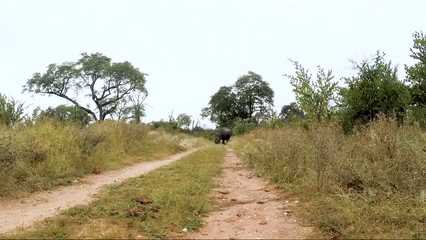
#> input picture frame 172 of videos/cameraEscondida.mp4, 426 x 240 px
$ python ex1.py
#> lines starting #> are read from the running program, lines starting #| are printed output that depends on the picture
import cv2


def detectar_movimento(video_path, threshold=0.02, num_hist=20):
#> called with video_path = 'videos/cameraEscondida.mp4', threshold = 0.02, num_hist = 20
    cap = cv2.VideoCapture(video_path)

    last_hists = []

    while True:
        ret, frame = cap.read()
#> frame is the input picture: shape (240, 426, 3); mean B, G, R 144.4, 169, 174.7

        if not ret:
            break

        gray = cv2.cvtColor(frame, cv2.COLOR_BGR2GRAY)
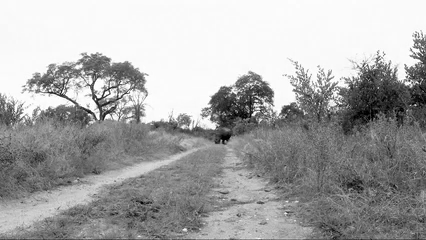
#> gray: shape (240, 426); min 0, max 255, mean 167.9

        hist = cv2.calcHist([gray], [0], None, [256], [0, 256])
#> hist = 256 values, max 15610 at index 250, min 10 at index 7, mean 399.4
        hist = cv2.normalize(hist, hist).flatten()
#> hist = 256 values, max 0.737 at index 250, min 0.000472 at index 7, mean 0.0189

        last_hists.append(hist)

        if len(last_hists) >= num_hist:
            diff = cv2.compareHist(hist, last_hists[-2], cv2.HISTCMP_CHISQR)

            print(diff)

            if diff > threshold:
                print("Movimento detectado!")
                return

            last_hists.pop(0)

    cap.release()
    print("Nenhum movimento detectado.")


detectar_movimento("videos/cameraEscondida.mp4")

$ run again, starting later in the video
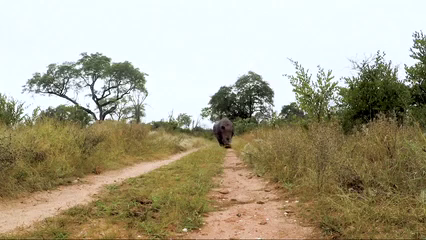
#> input picture frame 777 of videos/cameraEscondida.mp4, 426 x 240 px
#> in detectar_movimento, frame is the input picture: shape (240, 426, 3); mean B, G, R 139.7, 163.5, 169.8
#> in detectar_movimento, `gray = cv2.cvtColor(frame, cv2.COLOR_BGR2GRAY)`:
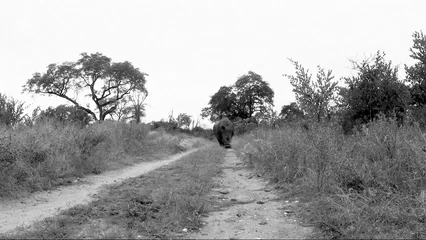
#> gray: shape (240, 426); min 0, max 255, mean 162.7
#> in detectar_movimento, `hist = cv2.calcHist([gray], [0], None, [256], [0, 256])`: hist = 256 values, max 14952 at index 250, min 13 at index 7, mean 399.4
#> in detectar_movimento, `hist = cv2.normalize(hist, hist).flatten()`: hist = 256 values, max 0.714 at index 250, min 0.000621 at index 7, mean 0.0191

$ run again, starting later in the video
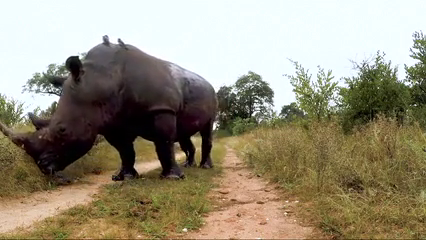
#> input picture frame 1381 of videos/cameraEscondida.mp4, 426 x 240 px
#> in detectar_movimento, frame is the input picture: shape (240, 426, 3); mean B, G, R 123.9, 144.3, 152.4
#> in detectar_movimento, `gray = cv2.cvtColor(frame, cv2.COLOR_BGR2GRAY)`:
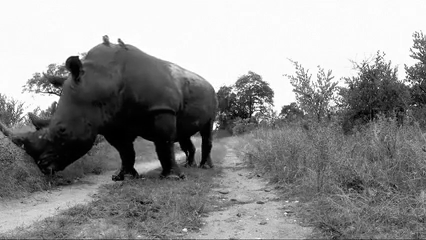
#> gray: shape (240, 426); min 0, max 255, mean 144.4
#> in detectar_movimento, `hist = cv2.calcHist([gray], [0], None, [256], [0, 256])`: hist = 256 values, max 16924 at index 251, min 6 at index 218, mean 399.4
#> in detectar_movimento, `hist = cv2.normalize(hist, hist).flatten()`: hist = 256 values, max 0.874 at index 251, min 0.00031 at index 218, mean 0.0206
